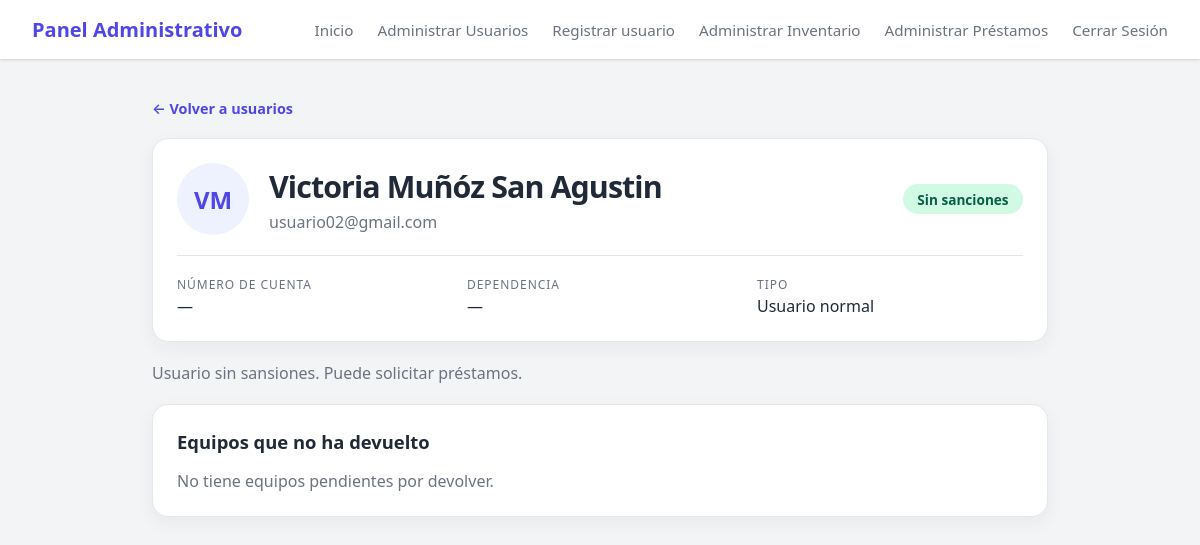
Page /perfil/15/ on the committed database.
### Usuarios/models.py (models this page shows, shortened)
class CustomUser(AbstractBaseUser, PermissionsMixin):
    email = models.EmailField(unique=True)
    nombre = models.CharField(max_length=50)
    apellidos = models.CharField(max_length=50)
    numero_cuenta = models.CharField(max_length=20, blank=True, null=True, verbose_name="Número de Cuenta / Trabajador")
    dependencia = models.ForeignKey('Dependencia', on_delete=models.SET_NULL, null=True, blank=True, verbose_name="Dependencia/Facultad")
    huella_template = models.BinaryField(null=True, blank=True)
    is_active = models.BooleanField(default=True)
    is_staff = models.BooleanField(default=False)
    objects = CustomUserManager()
    USERNAME_FIELD = 'email'
    REQUIRED_FIELDS = ['nombre', 'apellidos']
    @property
    def tiene_sancion_activa(self):
        return self.mis_sanciones.filter(estado='activa').exists()
    @property
    def prestamos_pendientes(self):
        return self.prestamos_solicitados.filter(detalles__fecha_devuelto__isnull=True).distinct()

### Usuarios/views.py (the view)
# urls.py: path('perfil/<int:usuario_id>/', views.perfil_usuario, name='perfil_usuario'),
def perfil_usuario(request, usuario_id):
    usuario = get_object_or_404(CustomUser, id=usuario_id)
    return render(request, 'Usuarios/ver_perfil.html', {'perfil': usuario})

### Usuarios/Templates/Usuarios/ver_perfil.html (shortened to what this page needs)
{% extends 'Usuarios/base.html' %}
{% block content %}
    <section class="profile-page">
        <a class="profile-back" href="{% url 'admin_usuarios' %}">← Volver a usuarios</a>
        <div class="profile-card">
            <div class="profile-header">
                <span class="profile-avatar" aria-hidden="true">{{ perfil.nombre|first }}{{ perfil.apellidos|first }}</span>
                <div>
                    <h1>{{ perfil.nombre }} {{ perfil.apellidos }}</h1>
                    <p>{{ perfil.email }}</p>
                </div>
                {% if perfil.tiene_sancion_activa %}
                    <span class="profile-status sancionado">Sancionado</span>
                {% else %}
                    <span class="profile-status">Sin sanciones</span>
                {% endif %}
            </div>
            <dl class="profile-info">
                <div><dt>Número de cuenta</dt><dd>{{ perfil.numero_cuenta|default:"—" }}</dd></div>
                <div><dt>Dependencia</dt><dd>{{ perfil.dependencia|default:"—" }}</dd></div>
                <div><dt>Tipo</dt><dd>{% if perfil.is_staff %}Staff{% else %}Usuario normal{% endif %}</dd></div>
            </dl>
        </div>
        {% if perfil.tiene_sancion_activa %}
            <div class="profile-card profile-alert">
                <h2>Usuario sancionado</h2>
                <ul class="profile-list">
                    {% for sancion in perfil.sanciones_activas %}
                        <li><strong>{{ sancion.get_tipo_sancion_display }}</strong><br>
                            <span class="profile-muted">{{ sancion.observaciones }}</span></li>
                    {% endfor %}
                </ul>
                <div class="profile-actions">
                    <button type="button" class="profile-btn danger">Ver sanción</button>
                </div>
            </div>
        {% else %}
            <p class="profile-muted">Usuario sin sansiones. Puede solicitar préstamos.</p>
        {% endif %}
        <div class="profile-card">
            <h2>Equipos que no ha devuelto</h2>
            {% with pendientes=perfil.prestamos_pendientes %}
                {% if pendientes %}
                    <ul class="profile-list">
                        {% for prestamo in pendientes %}
                            <li>Ticket #{{ prestamo.id }} <span class="profile-muted">(Solicitado el {{ prestamo.fecha_salida|date:"d/m/Y" }})</span>
                                <ul>
                                    {% for articulo in prestamo.detalles.all %}
                                        {% if not articulo.fecha_devuelto %}
                                            <li>{{ articulo.dispositivo.nombre }} ({{ articulo.dispositivo.codigo_inventario }})</li>
                                        {% endif %}
                                    {% endfor %}
                                </ul>
                            </li>
                        {% endfor %}
                    </ul>
                    <div class="profile-actions">
                        <a class="profile-btn primary" href="{% url 'prestamos' %}?usuario={{ perfil.id }}">Seguimiento del préstamo</a>
                    </div>
                {% else %}
                    <p class="profile-muted">No tiene equipos pendientes por devolver.</p>
                {% endif %}
            {% endwith %}
        </div>
    </section>
{% endblock %}

### rows in the picture
CustomUser: nombre|first "V", apellidos|first "M", nombre "Victoria", apellidos "Muñóz San Agustin", email "usuario02@gmail.com", numero_cuenta "—", dependencia "—"
